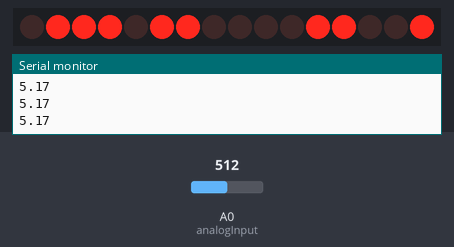
Bench run of a sketch on a simulated Arduino Uno, built with avr-gcc and run on an emulated ATmega328P. Parts: 16 shift-register outputs drawn as a row of LEDs (first output left, lit = HIGH), the last lines printed to the serial monitor. Wiring (inferred from the names in the program): 2 × shift register (74HC595): data pin 3; shift clock pin 7; latch pin 5. Wiring (inferred from the signals the program sends): row of LEDs: on Q0, Q1, Q2, Q3, Q4, Q5, Q6, Q7, Q8, Q9, Q10, Q11, Q12, Q13, Q14, Q15. The test bench sets the inputs (shaded band); at power-on: A0 (analogInput) = 512.

Above: at 1.3 s.
1.4 s: A0 (analogInput) set to 716
At 2.2 s:
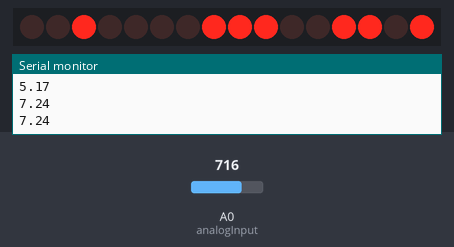
3.0 s: A0 (analogInput) set to 900
At 3.5 s:
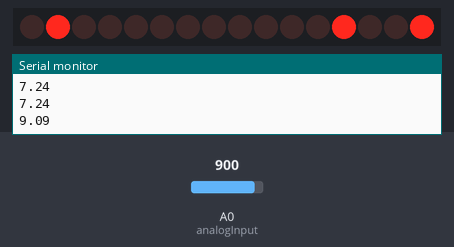
4.5 s: A0 (analogInput) set to 1023
At 4.8 s:
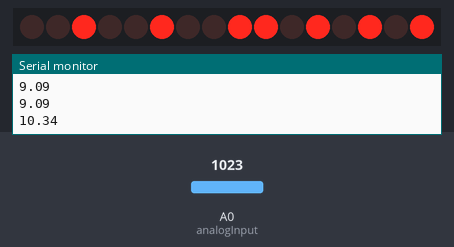
6.0 s: A0 (analogInput) set to 306
At 7.2 s:
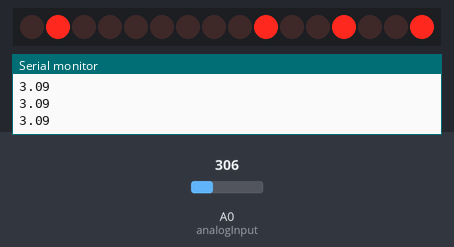
7.5 s: A0 (analogInput) set to 122
At 8.5 s:
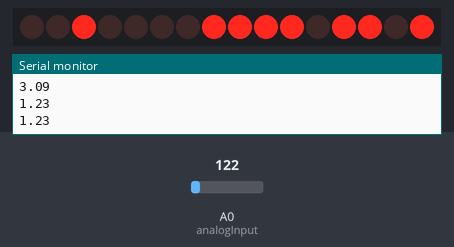
9.0 s: A0 (analogInput) set to 90
At 9.7 s:
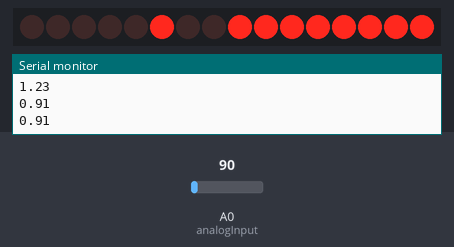
Timing chart, 0 to 11.5 s (numbered marks = the images above; inputs shaded):
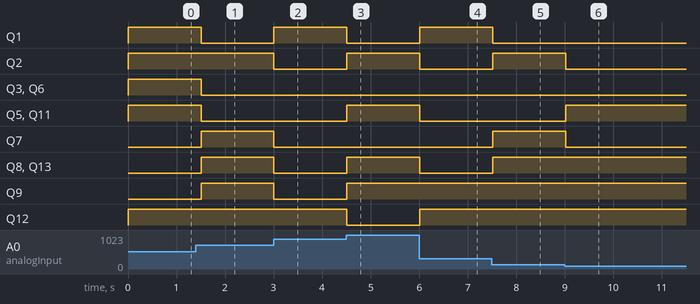

Measured:
- after the input at 1.4 s, Q1, Q3, Q5, Q6, Q11: HIGH → LOW after 0.10 s; Q7–9, Q13: LOW → HIGH after 0.10 s
- after the input at 3.0 s, Q1: LOW → HIGH at once; Q2, Q7–9, Q13: HIGH → LOW at once
- after the input at 4.5 s, Q1, Q12: HIGH → LOW at once; Q2, Q5, Q8, Q9, Q11, Q13: LOW → HIGH at once
- after the input at 6.0 s, Q1, Q12: LOW → HIGH at once; Q2, Q5, Q8, Q11, Q13: HIGH → LOW at once
- after the input at 7.5 s, Q1: HIGH → LOW at once; Q2, Q7, Q8, Q13: LOW → HIGH at once
- after the input at 9.0 s, Q2, Q7: HIGH → LOW at once; Q5, Q11: LOW → HIGH at once

The sketch:

voltage_meter_7segment.ino
```cpp
//Pin connected to ST_CP of 74HC595
int latchPin = 5;
//Pin connected to SH_CP of 74HC595
int clockPin = 7;
////Pin connected to DS of 74HC595
int dataPin = 3;
float vout = 0.0;
float vin = 0.0;
float R1 = 800.0; // resistance of R1 (100K) -see text!
float R2 = 748.0; // resistance of R2 (10K) - see text!
int analogInput = 0;
bool pinarray[16];
int center=1;
int topLeft=2;
int top=3;
int topRight=4;
int bottumLeft=5;
int bottum=6;
int bottumRight=7;
int numbers [10][8]={{2,3,4,5,6,7,0},{4,7,0,0,0,0,0},{3,4,1,6,5,0,0},{3,4,6,7,1,0,0},{1,2,4,7,0,0,0},{1,2,3,6,7,0,0},{1,2,3,5,6,7,0,0},{3,4,7,0,0,0,0},{1,2,3,4,5,6,7,0},{1,2,3,4,6,7,0}};
int value = 0;
void setup()
{
  pinMode(analogInput, INPUT);
    //set pins to output so you can control the shift register
    pinMode(latchPin, OUTPUT);
    pinMode(clockPin, OUTPUT);
    pinMode(dataPin, OUTPUT);
    Serial.begin(9600);

}

//code for shiftOut function

void shiftOut_function(uint16_t dataPin, uint16_t clockPin, uint16_t bitOrder, uint16_t val)
{
      uint16_t i;

      for (i = 0; i < 16; i++)  {
            if (bitOrder == LSBFIRST)
                  digitalWrite(dataPin, !!(val & (1 << i)));
            else
                  digitalWrite(dataPin, !!(val & (1 << (15 - i))));

            digitalWrite(clockPin, HIGH);
            digitalWrite(clockPin, LOW);
     }
}
uint16_t btod(){
  uint16_t result=0;
  for(int i=0;i<16;i++){
    result+=MyPow(2,i)*pinarray[i];
//    Serial.println(pinarray[i]+1);
    }

    return result;
  }

  int MyPow(int a, int b){
    if(b==0)
        return 1;
      else if(b==1)
        return a;
      else
        return a*MyPow(a,b-1);
    }
void setPin(uint16_t pinNumber,bool power){
 pinarray[pinNumber]=power;
 }
void displayLed(int number){
  for(int i=0;i<16;i++){
    setPin(i,1);
  }
  if(number<=9){
    for(int i=0;i<8;i++){
      setPin(numbers[number][i],0);
    }
  }
  if(number>9){
    int remaining=number%10;
    int quesont=number/10;
    for(int i=0;i<8;i++){
      setPin((numbers[remaining][i]),0);
    }
    for(int i=0;i<8;i++){
      if(numbers[quesont][i]!=0){
        setPin((numbers[quesont][i]+7),0);
        }
    }
  }

}
void printarray(){
  for(int i=0;i<16;i++){
//    Serial.println(pinarray[i]);
    }
  }
void loop()
{
    // count from 0 to 255 and display the number
    // on the LEDs

    for (int display_number = 0; display_number <= 100; display_number++)
    {

       value = analogRead(analogInput);
       vout = (value * 5.0) / 1024.0; // see text
       vin = vout / (R2/(R1+R2));
       if (vin<0.09) {
        vin=0.0;//statement to quash undesired reading
       }
       Serial.println(vin);

       // take the latchPin low so
       // the LEDs don't change while you're sending in bits:
       digitalWrite(latchPin, LOW);
       // shift out the bits:
       uint16_t result;

        displayLed(vin*10);


       result=btod();
       shiftOut_function(dataPin,  clockPin, MSBFIRST,result);
       //take the latch pin high so the LEDs will light up:
       digitalWrite(latchPin, HIGH);

       delay(500);
   }

}
```
